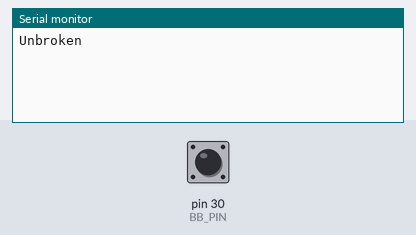
Simulated run of this sketch. Board: Arduino Mega 2560, built with avr-gcc and run on an emulated ATmega2560. On the bench: the last lines printed to the serial monitor. The inputs (shaded band) are chosen by the test bench; at power-on: pin 30 (BB_PIN) HIGH.

Above: at 1.2 s.
1.3 s: pin 30 (BB_PIN) pulled LOW for 0.15 s
At 1.43 s:
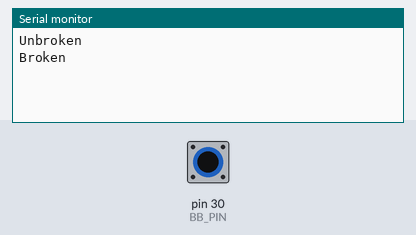
At 2.3 s:
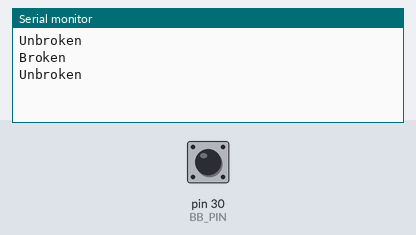

The sketch:

TestDCMotor_BreakBeam.ino
```cpp
#define BB_PIN 30
#define DC_PIN 3
int sensorState = 0, lastState=0;

void setup() {
  // initialize the sensor pin as an input:
  pinMode(BB_PIN, INPUT);
  digitalWrite(BB_PIN, HIGH); // turn on the pullup
  pinMode(DC_PIN, OUTPUT);
  digitalWrite(DC_PIN, 1);

  Serial.begin(9600);

}

void loop() {
  sensorState = digitalRead(BB_PIN);
  if (sensorState && !lastState) {
    Serial.println("Unbroken");
  }
  if (!sensorState && lastState) {
    Serial.println("Broken");
  }
  lastState = sensorState;

}
```

Measured:
- after the input at 1.3 s, the serial monitor: prints a new line at once (image 1)
